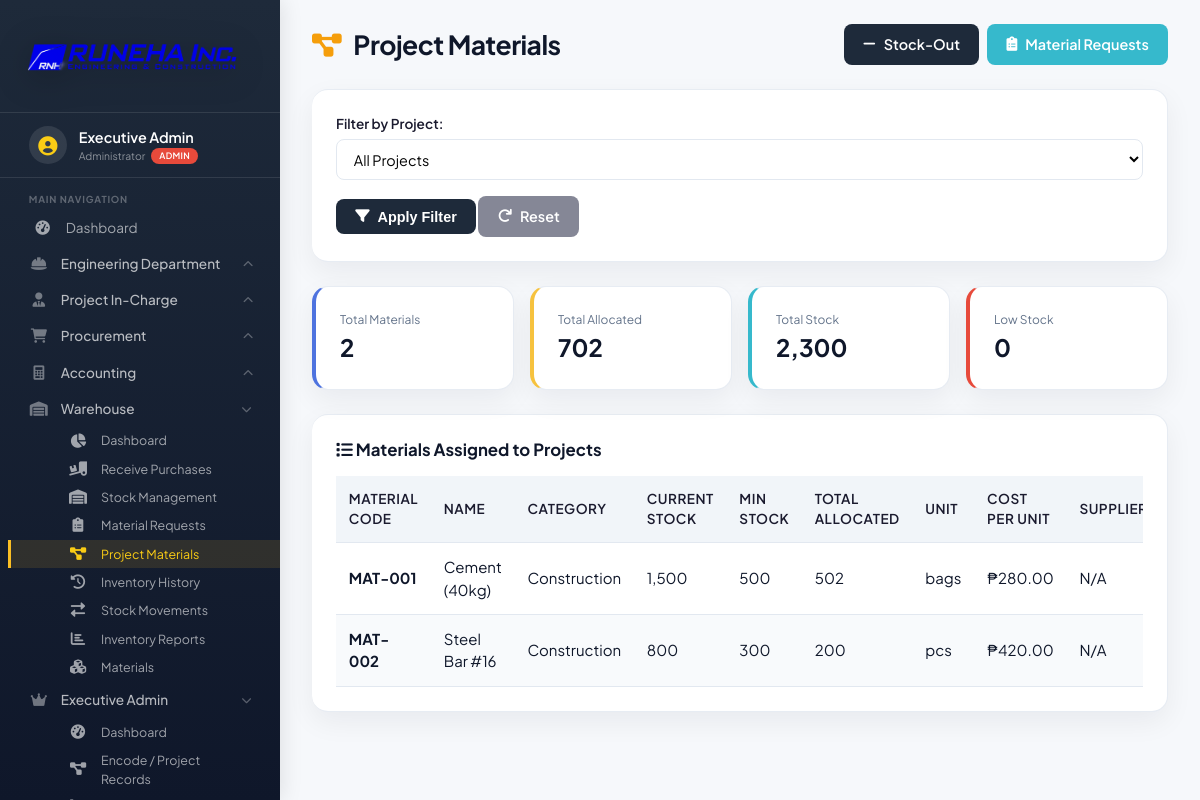
The app's page /modules/warehouse/project_materials.php (signed in) with its own data.
### tables this page shows
CREATE TABLE IF NOT EXISTS `materials` (
  `id` BIGINT UNSIGNED NOT NULL AUTO_INCREMENT,
  `material_code` VARCHAR(50) NOT NULL,
  `name` VARCHAR(200) NOT NULL,
  `description` TEXT NULL,
  `category` VARCHAR(100) NULL,
  `unit` VARCHAR(30) NOT NULL DEFAULT 'pcs',
  `cost_per_unit` DECIMAL(15,2) NOT NULL DEFAULT 0.00,
  `min_stock` INT UNSIGNED NOT NULL DEFAULT 0,
  `max_stock` INT UNSIGNED NOT NULL DEFAULT 0,
  `current_stock` INT NOT NULL DEFAULT 0,
  `supplier` VARCHAR(200) NULL,
  `supplier_id` BIGINT UNSIGNED NULL,
  `status` ENUM('active','inactive') NOT NULL DEFAULT 'active',
  `created_by` BIGINT UNSIGNED NULL,
  `created_at` TIMESTAMP NOT NULL DEFAULT CURRENT_TIMESTAMP,
  `updated_at` TIMESTAMP NULL DEFAULT NULL ON UPDATE CURRENT_TIMESTAMP,
  PRIMARY KEY (`id`),
  UNIQUE KEY `uq_materials_code` (`material_code`),
  KEY `idx_materials_supplier` (`supplier_id`),
  KEY `idx_materials_creator` (`created_by`),
  CONSTRAINT `fk_materials_supplier` FOREIGN KEY (`supplier_id`) REFERENCES `suppliers` (`id`) ON DELETE SET NULL ON UPDATE CASCADE,
  CONSTRAINT `fk_materials_creator` FOREIGN KEY (`created_by`) REFERENCES `users` (`id`) ON DELETE SET NULL ON UPDATE CASCADE
);

### modules/warehouse/project_materials.php (the view, shortened to what this page needs)
<?php
require_once '../../includes/auth.php';
$page_title = 'Project Materials';
$project_id = (int)($_GET['project_id'] ?? 0);
$project_materials = [];
try {
    if ($project_id > 0) {
        $stmt = $pdo->prepare("
            SELECT
                m.id, m.material_code, m.name, m.unit, m.current_stock, m.min_stock, m.cost_per_unit, m.category,
                s.name as supplier_name,
                COALESCE(SUM(pri.quantity), 0) as allocated_quantity,
                COUNT(DISTINCT pr.id) as pr_count
            FROM materials m
            LEFT JOIN suppliers s ON m.supplier_id = s.id
            LEFT JOIN purchase_request_items pri ON m.id = pri.material_id
            LEFT JOIN purchase_requests pr ON pri.purchase_request_id = pr.id AND pr.project_id = ?
            WHERE m.status = 'active'
            GROUP BY m.id, m.material_code, m.name, m.unit, m.current_stock, m.min_stock, m.cost_per_unit, m.category, s.name
            HAVING COALESCE(SUM(pri.quantity), 0) > 0
            ORDER BY COALESCE(SUM(pri.quantity), 0) DESC
        ");
        $stmt->execute([$project_id]);
        $project_materials = $stmt->fetchAll();
    } else {
        $project_materials = $pdo->query("
            SELECT
                m.id, m.material_code, m.name, m.unit, m.current_stock, m.min_stock, m.cost_per_unit, m.category,
                s.name as supplier_name,
                COUNT(DISTINCT pr.project_id) as project_count,
                COALESCE(SUM(pri.quantity), 0) as total_allocated
            FROM materials m
            LEFT JOIN suppliers s ON m.supplier_id = s.id
            LEFT JOIN purchase_request_items pri ON m.id = pri.material_id
            LEFT JOIN purchase_requests pr ON pri.purchase_request_id = pr.id AND pr.status IN ('approved', 'confirmed', 'ordered', 'received')
            WHERE m.status = 'active'
            GROUP BY m.id, m.material_code, m.name, m.unit, m.current_stock, m.min_stock, m.cost_per_unit, m.category, s.name
            HAVING COUNT(DISTINCT pr.project_id) > 0
            ORDER BY COALESCE(SUM(pri.quantity), 0) DESC
        ")->fetchAll();
    }
} catch (PDOException $e) {
    $error = userDatabaseError($e);
    $project_materials = [];
}
include '../../includes/header.php';
?>
<div class="page-header">
    <h1><i class="fas fa-project-diagram"></i> <?php echo $page_title; ?></h1>
    <div style="display:flex;gap:0.5rem;flex-wrap:wrap;">
        <a href="stock.php?action=out" class="btn btn-primary"><i class="fas fa-minus"></i> Stock-Out</a>
        <a href="material_requests.php" class="btn btn-info"><i class="fas fa-clipboard-list"></i> Material Requests</a>
    </div>
</div>
<div class="card">
    <form method="GET" class="report-filters">
        <div class="form-group">
            <label>Filter by Project:</label>
            <select name="project_id">
                <option value="">All Projects</option>
            </select>
        </div>
        <button type="submit" class="btn btn-primary"><i class="fas fa-filter"></i> Apply Filter</button>
        <a href="project_materials.php" class="btn btn-secondary"><i class="fas fa-redo"></i> Reset</a>
    </form>
</div>
<div class="project-materials-stats">
    <div class="card" style="border-left-color:#4e73df;margin:0;">
        <div style="font-size:0.75rem;color:#64748b;">Total Materials</div>
        <div style="font-size:1.5rem;font-weight:700;"><?php echo count($project_materials); ?></div>
    </div>
    <div class="card" style="border-left-color:#f6c23e;margin:0;">
        <div style="font-size:0.75rem;color:#64748b;">Total Allocated</div>
        <div style="font-size:1.5rem;font-weight:700;"><?php echo number_format(array_sum(array_column($project_materials, $project_id > 0 ? 'allocated_quantity' : 'total_allocated'))); ?></div>
    </div>
    <div class="card" style="border-left-color:#36b9cc;margin:0;">
        <div style="font-size:0.75rem;color:#64748b;">Total Stock</div>
        <div style="font-size:1.5rem;font-weight:700;"><?php echo number_format(array_sum(array_column($project_materials, 'current_stock'))); ?></div>
    </div>
    <div class="card" style="border-left-color:#e74a3b;margin:0;">
        <div style="font-size:0.75rem;color:#64748b;">Low Stock</div>
        <div style="font-size:1.5rem;font-weight:700;">
            <?php
            $low_stock = array_filter($project_materials, function($m) { return $m['current_stock'] <= $m['min_stock'] && $m['min_stock'] > 0; });
            echo count($low_stock);
            ?>
        </div>
    </div>
</div>
<div class="card">
    <h3 class="section-title"><i class="fas fa-list"></i> Materials Assigned to Projects</h3>
    <?php if (empty($project_materials)): ?>
        <div class="empty-state">
            <i class="fas fa-project-diagram"></i>
            <p>No project materials found.</p>
        </div>
    <?php else: ?>
        <div class="table-responsive">
            <table class="table">
                <thead>
                    <tr>
                        <th>Material Code</th>
                        <th>Name</th>
                        <th>Category</th>
                        <th>Current Stock</th>
                        <th>Min Stock</th>
                        <th><?php echo $project_id > 0 ? 'Allocated' : 'Total Allocated'; ?></th>
                        <th>Unit</th>
                        <th>Cost per Unit</th>
                        <th>Supplier</th>
                    </tr>
                </thead>
                <tbody>
                    <?php foreach ($project_materials as $material): ?>
                    <tr>
                        <td><strong><?php echo htmlspecialchars($material['material_code']); ?></strong></td>
                        <td><?php echo htmlspecialchars($material['name']); ?></td>
                        <td><?php echo htmlspecialchars($material['category'] ?? 'N/A'); ?></td>
                        <td class="<?php echo $material['current_stock'] <= $material['min_stock'] && $material['min_stock'] > 0 ? 'text-danger' : 'text-success'; ?>"><?php echo number_format($material['current_stock']); ?></td>
                        <td><?php echo number_format($material['min_stock']); ?></td>
                        <td><?php echo number_format($project_id > 0 ? $material['allocated_quantity'] : $material['total_allocated']); ?></td>
                        <td><?php echo htmlspecialchars($material['unit']); ?></td>
                        <td>₱<?php echo number_format($material['cost_per_unit'], 2); ?></td>
                        <td><?php echo htmlspecialchars($material['supplier_name'] ?? 'N/A'); ?></td>
                    </tr>
                    <?php endforeach; ?>
                </tbody>
            </table>
        </div>
    <?php endif; ?>
</div>
<?php include '../../includes/footer.php'; ?>

### assets/css/style.css (style rules this page uses)
:root { --navy: #1e2a3a; --navy-dark: #0f172a; --amber: #f59e0b; --off-white: #f8fafc; --border: #e2e8f0; --muted: #64748b; --shadow: 0 4px 12px rgba(15, 23, 42, 0.06); --radius: 16px; --text-title: 1.65rem; --text-card: 1.05rem; --text-stat: 1.85rem; --text-label: 0.8rem; }
* { margin: 0; padding: 0; box-sizing: border-box; }
body { font-family: 'Segoe UI', Tahoma, Geneva, Verdana, sans-serif; background: var(--off-white); color: var(--navy-dark); min-height: 100vh; font-size: 15px; line-height: 1.5; }
h1, h2, h3 { color: var(--navy-dark); font-weight: 700; line-height: 1.25; }
h1 { font-size: var(--text-title); letter-spacing: -0.03em; }
h3, .card-title { font-size: var(--text-card); font-weight: 700; }
.btn { display: inline-flex; align-items: center; gap: 0.5rem; padding: 0.6rem 1.2rem; border: none; border-radius: 8px; font-size: 0.9rem; font-weight: 600; cursor: pointer; text-decoration: none; transition: all 0.2s ease; }
.btn-primary { background: var(--navy); color: white; }
.btn-info { background: #36b9cc; color: white; }
.btn-secondary { background: #858796; color: white; }
.card { background: #ffffff; border-radius: 16px; padding: 1.5rem; box-shadow: var(--shadow); margin-bottom: 1.5rem; }
.form-group { display: flex; flex-direction: column; gap: 0.3rem; margin-bottom: 1rem; }
.form-group label { font-weight: 600; color: #1a1a2e; font-size: 0.85rem; }
.form-group input, .form-group select, .form-group textarea { padding: 0.6rem 0.8rem; border: 1px solid #e2e8f0; border-radius: 8px; font-size: 0.9rem; font-family: inherit; transition: all 0.2s ease; background: white; }
.section-title { margin-bottom: 1rem; }
.table-responsive { overflow-x: auto; }
.table { width: 100%; border-collapse: collapse; }
.table th, .table td { padding: 0.8rem; text-align: left; border-bottom: 1px solid var(--border); }
.table tbody tr:nth-child(even) { background: #f8fafc; }
.table th { background: #f1f5f9; font-weight: 600; color: #1a1a2e; font-size: 0.85rem; text-transform: uppercase; letter-spacing: 0.5px; }
.page-header { display: flex; justify-content: space-between; align-items: center; margin-bottom: 1.5rem; flex-wrap: wrap; gap: 1rem; }
.page-header h1 { font-size: 1.65rem; color: var(--navy-dark); margin: 0; letter-spacing: -0.02em; }
.page-header h1 i { color: #f59e0b; margin-right: 0.5rem; }
:root { --off-white: #f6f8fb; --shadow: 0 10px 28px rgba(15, 23, 42, 0.06); --shadow-hover: 0 16px 34px rgba(15, 23, 42, 0.1); --success: #16a085; --danger: #e76f51; --info: #4f8cc9; }
body { font-family: 'Plus Jakarta Sans', 'Segoe UI', Tahoma, sans-serif; background: var(--off-white); }
.card, .stat-card, .quick-action { border: 1px solid rgba(226, 232, 240, 0.8); border-left: 0; border-radius: 16px; box-shadow: var(--shadow); }

### modules/warehouse/project_materials.php (style rules this page uses)
.project-materials-stats { display: grid; grid-template-columns: repeat(auto-fit, minmax(200px, 1fr)); gap: 1rem; margin-bottom: 1.5rem; }
.project-materials-stats .card { border-left: 4px solid #4e73df; }

### records on screen
materials: material_code "MAT-001", name "Cement (40kg)", category "Construction", current_stock "1,500", min_stock "500", total_allocated "502", unit "bags", cost_per_unit "280.00", supplier_name "N/A"
materials: material_code "MAT-002", name "Steel Bar #16", category "Construction", current_stock "800", min_stock "300", total_allocated "200", unit "pcs", cost_per_unit "420.00", supplier_name "N/A"

### other values on screen
$_SESSION['full_name'] "Executive Admin"
getDepartmentName($department) "Administrator"
$page_title "Project Materials"
count($project_materials) "2"
array_sum(array_column($project_materials, 'current_stock')) "2,300"
count($low_stock) "0"
